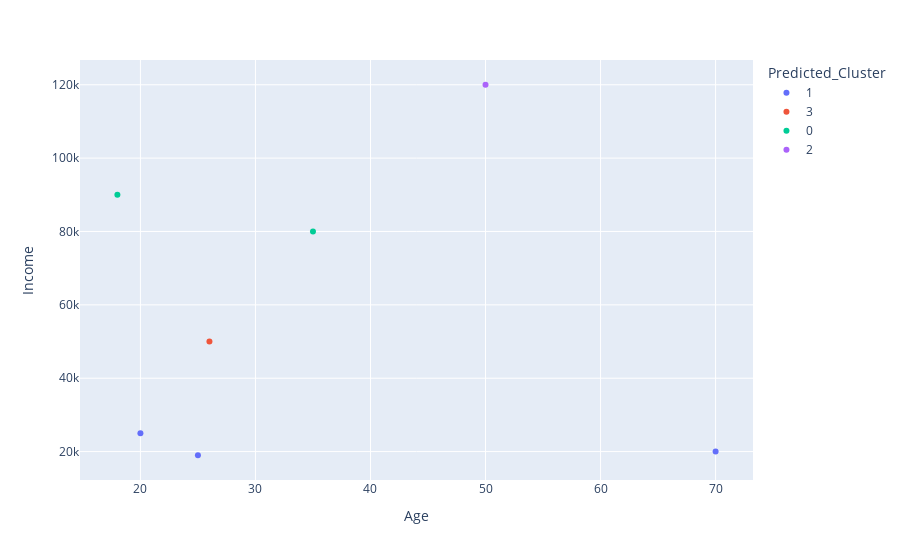

Source (notebook cell):
### Code cell
pe.scatter(x='Age', y='Income', data_frame=final_df, color='Predicted_Cluster')

### Figure 1 — Plotly figure (JSON) as saved in the notebook; plotly's stock layout.template omitted (floating-point values rounded to 4 significant figures)
{"data": [{"hovertemplate": "Predicted_Cluster=1<br>Age=%{x}<br>Income=%{y}<extra></extra>", "legendgroup": "1", "marker": {"color": "#636efa", "symbol": "circle"}, "mode": "markers", "name": "1", "orientation": "v", "showlegend": true, "type": "scatter", "x": [20, 25, 70], "xaxis": "x", "y": [25000, 19000, 20000], "yaxis": "y"}, {"hovertemplate": "Predicted_Cluster=3<br>Age=%{x}<br>Income=%{y}<extra></extra>", "legendgroup": "3", "marker": {"color": "#EF553B", "symbol": "circle"}, "mode": "markers", "name": "3", "orientation": "v", "showlegend": true, "type": "scatter", "x": [26], "xaxis": "x", "y": [50000], "yaxis": "y"}, {"hovertemplate": "Predicted_Cluster=0<br>Age=%{x}<br>Income=%{y}<extra></extra>", "legendgroup": "0", "marker": {"color": "#00cc96", "symbol": "circle"}, "mode": "markers", "name": "0", "orientation": "v", "showlegend": true, "type": "scatter", "x": [35, 18], "xaxis": "x", "y": [80000, 90000], "yaxis": "y"}, {"hovertemplate": "Predicted_Cluster=2<br>Age=%{x}<br>Income=%{y}<extra></extra>", "legendgroup": "2", "marker": {"color": "#ab63fa", "symbol": "circle"}, "mode": "markers", "name": "2", "orientation": "v", "showlegend": true, "type": "scatter", "x": [50], "xaxis": "x", "y": [120000], "yaxis": "y"}], "layout": {"legend": {"title": {"text": "Predicted_Cluster"}, "tracegroupgap": 0}, "margin": {"t": 60}, "xaxis": {"anchor": "y", "domain": [0, 1], "title": {"text": "Age"}}, "yaxis": {"anchor": "x", "domain": [0, 1], "title": {"text": "Income"}}}}
